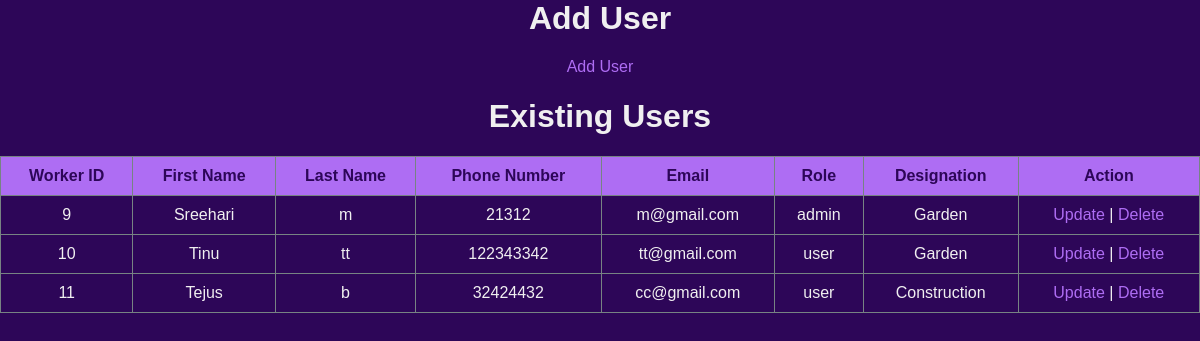
The app's page /admin/admin_managment/managestaff.php, older data.
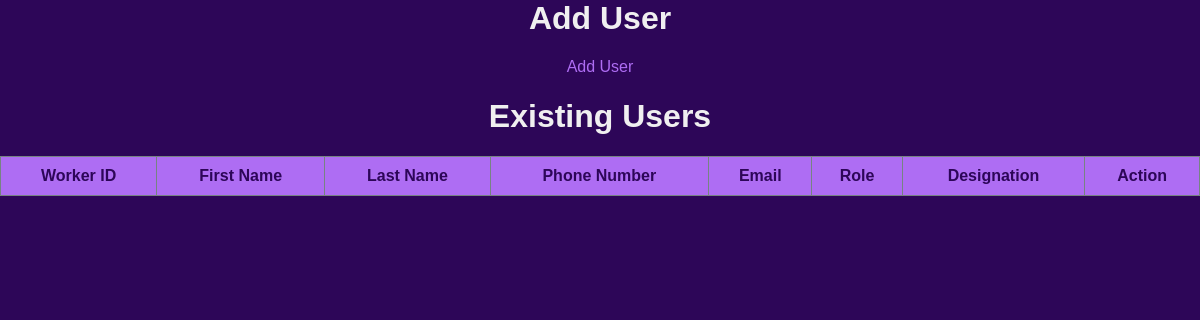
The same page, newer data.
### tables this page shows
CREATE TABLE IF NOT EXISTS `tbl_user` (
  `Worker_ID` int(11) NOT NULL AUTO_INCREMENT,
  `First_Name` varchar(20) NOT NULL,
  `Last_Name` varchar(20) NOT NULL,
  `Phone_No` bigint(20) NOT NULL,
  `Email` varchar(20) NOT NULL,
  `Pass` varchar(20) NOT NULL,
  `user_type` varchar(10) NOT NULL,
  `Designation` varchar(20) NOT NULL,
  PRIMARY KEY (`Worker_ID`)
);

### admin/admin_managment/managestaff.php (the view, shortened to what this page needs)
<html>
<head>
    <link rel="stylesheet" href="../../style.css">
</head>
<body>
<h1>Add User</h1>
<a href="./Adduser.php">Add User</a>
<h1>Existing Users</h1>
<table border="1">
    <tr>
        <th>Worker ID</th>
        <th>First Name</th>
        <th>Last Name</th>
        <th>Phone Number</th>
        <th>Email</th>
        <th>Role</th>
        <th>Designation</th>
        <th>Action</th>
    </tr>
    <?php
    $query = "SELECT * FROM `tbl_user`";
    $result = mysql_query($query);
    while ($row = mysql_fetch_array($result)) {
        echo "<tr>";
        echo "<td>".$row[0]."</td>";
        echo "<td>".$row[1]."</td>";
        echo "<td>".$row[2]."</td>";
        echo "<td>".$row[3]."</td>";
        echo "<td>".$row[4]."</td>";
        echo "<td>".$row[6]."</td>";
        echo "<td>".$row[7]."</td>";
        echo "<td>
                <a href='update_user.php?email=".$row[4]."'>Update</a> |
                <a href='delete_user.php?email=".$row[4]."'>Delete</a>
              </td>";
        echo "</tr>";
    }
   ?>
</table>
</body>
</html>

### style.css (style rules this page uses)
:root { --text: #f0eff0; --background: #2d0658; --primary: #ae6df3; --secondary: #171816; --accent: #778383; }
body { font-family: Arial, sans-serif; background-color: var(--background); color: var(--text); text-align: center; margin: 0; padding: 0; }
table { width: 100%; border-collapse: collapse; color: var(--text); margin: 20px 0; }
table, th, td { border: 1px solid var(--accent); }
th, td { padding: 10px; text-align: center; }
th { background-color: var(--primary); color: var(--background); font-weight: bold; }
a { color: var(--primary); text-decoration: none; }

### admin/admin_managment/managestaff.php (style rules this page uses)
table { text-align: center; }

Row changes from the older to the newer data that the page shows:
removed tbl_user: Worker_ID "9", First_Name "Sreehari", Last_Name "m", Phone_No "21312", Email "m@gmail.com", user_type "admin", Designation "Garden"
removed tbl_user: Worker_ID "10", First_Name "Tinu", Last_Name "tt", Phone_No "122343342", Email "tt@gmail.com", user_type "user", Designation "Garden"
removed tbl_user: Worker_ID "11", First_Name "Tejus", Last_Name "b", Phone_No "32424432", Email "cc@gmail.com", user_type "user", Designation "Construction"
